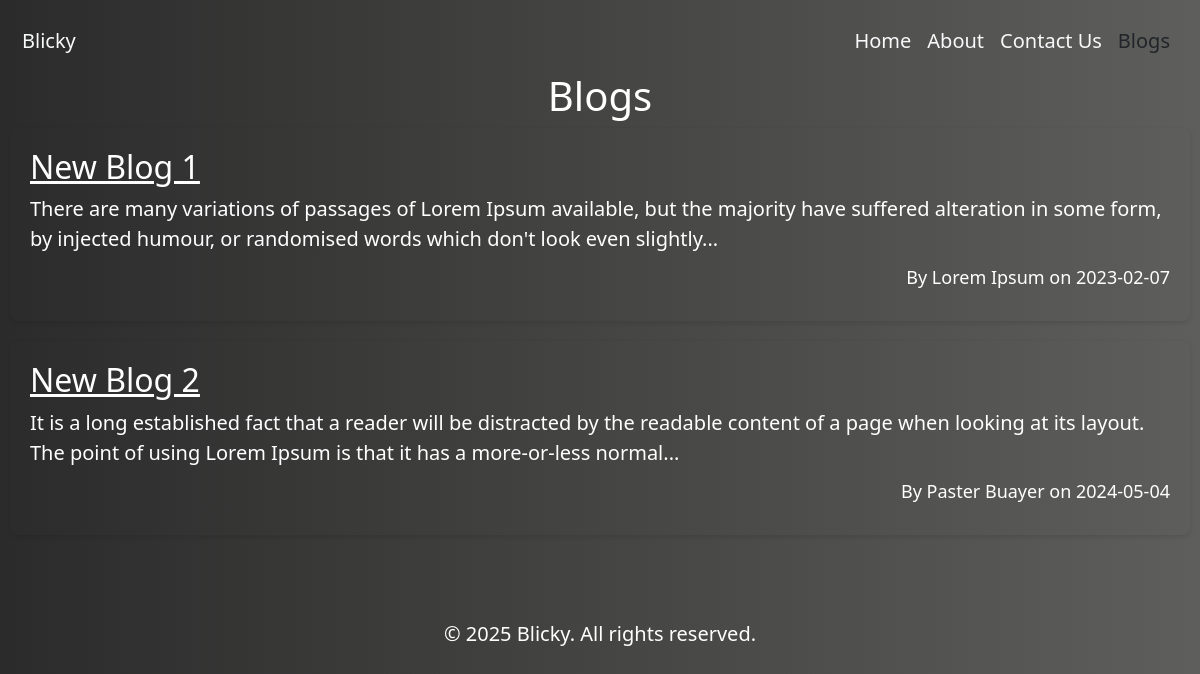
The app's page /blogs, older data.
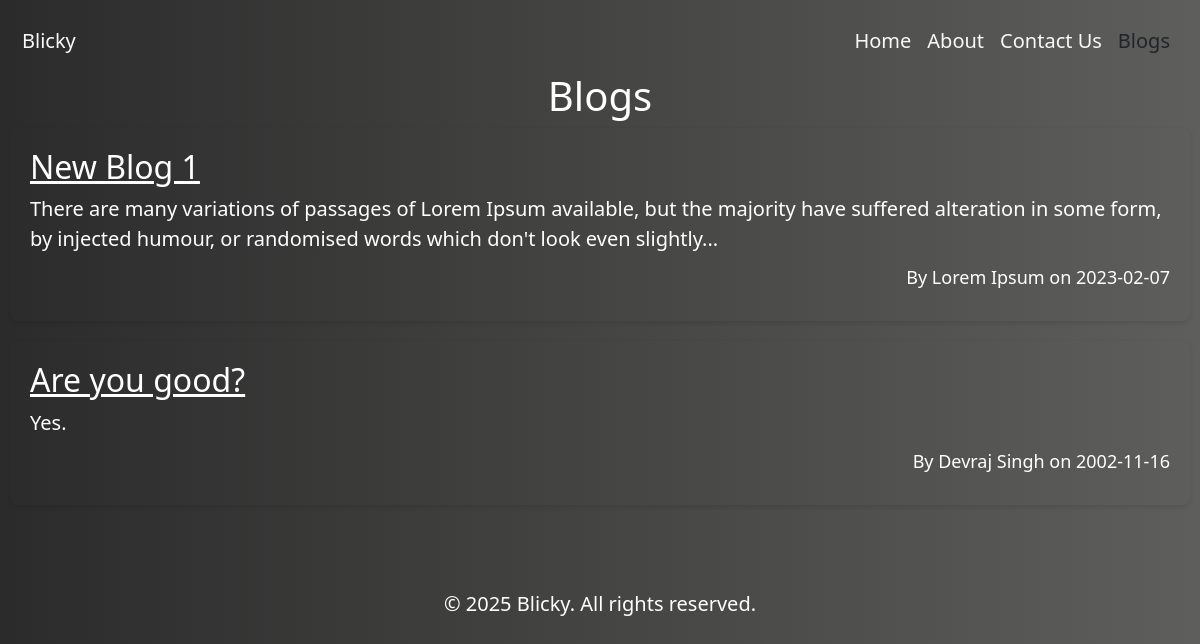
The same page, newer data.
### tables this page shows
CREATE TABLE posts (
    post_id INTEGER PRIMARY KEY AUTOINCREMENT,
    title TEXT NOT NULL,
    content TEXT NOT NULL,
    author TEXT NOT NULL,
    date TEXT NOT NULL
);

### app.py (the view)
@app.route('/blogs')
def blogs():
    conn = get_db_connection()
    posts = conn.execute('SELECT post_id, title, content, author, date FROM posts').fetchall()
    conn.close()
    return render_template('blogs.html', posts=posts)

### app.py (called while the page is built)
def get_db_connection():
    conn = sqlite3.connect('blog.db')
    conn.row_factory = sqlite3.Row
    return conn

### templates/blogs.html (shortened to what this page needs)
<html lang="en">
    <head>
        <link rel="stylesheet" href="https://cdn.jsdelivr.net/npm/bootstrap@5.0.2/dist/css/bootstrap.min.css">
        <link rel="stylesheet" href="{{ url_for('static', filename='style.css') }}">
    </head>
<body>
    <nav class="navbar navbar-expand-lg">
        <div class="container-fluid">
            <a class="navbar-brand text-light" href="#">Blicky</a>
            <div class="collapse navbar-collapse" id="navbarNav">
                <ul class="navbar-nav ms-auto">
                    <li class="nav-item">
                        <a class="nav-link text-light" href="{{ url_for('homepage') }}">Home</a>
                    </li>
                    <li class="nav-item">
                        <a class="nav-link text-light" href="{{ url_for('about') }}">About</a>
                    </li>
                    <li class="nav-item">
                        <a class="nav-link text-light" href="{{ url_for('contact') }}">Contact Us</a>
                    </li>
                    <li class="nav-item active">
                        <a class="nav-link text-dark" href="{{ url_for('blogs') }}">Blogs</a>
                    </li>
                </ul>
            </div>
        </div>
    </nav>
    <h1>Blogs</h1>
    <div class="blog-container">
        {% for post in posts %}
        <div class="blog-post">
            <h2><a href="{{ url_for('blog_post', post_id=post['post_id']) }}">{{ post['title'] }}</a></h2>
            <p>{{ post['content'] | truncate(200) }}</p>
            <p class="author-date">By {{ post['author'] }} on {{ post['date'] }}</p>
        </div>
        {% endfor %}
    </div>
    <footer class="py-3 mt-5">
        <div class="container text-center">
            <p>&copy; 2025 Blicky. All rights reserved.</p>
        </div>
    </footer>
</body>
</html>

### static/style.css (style rules this page uses)
body { background-image:linear-gradient(to right,#2b2b2b,#5e5e5c) ; color: #fff; padding: 10px; text-align: center; font-size: 20px; border-radius: 10px; transition: background-color 0.3s ease-out; }
.container { width: 80%; margin: 0 auto; padding: 20px; }
h1 { text-align: center; }
.blog-container { display: flex; flex-direction: column; gap: 20px; }
.blog-post { border-radius: 8px; text-align: left; padding: 20px; box-shadow: 0 2px 5px rgba(0,0,0,0.1); transition: transform 0.3s ease; }
.blog-post h2 { margin-top: 0; color: #ffffff; text-decoration: underline; }
.blog-post h2 a { text-decoration: none; color: inherit; }
.blog-post p { margin-bottom: 10px; }
.author-date { font-size: 0.9em; color: #ffffff; text-align: right; }

Row changes from the older to the newer data that the page shows:
removed posts: title "New Blog 2", content "It is a long established fact that a reader will be distracted by the readable content of a page when looking at its layout. The point of using Lorem Ipsum is that it has a more-or-less normal...", author "Paster Buayer", date "2024-05-04"
added posts: title "Are you good?", content "Yes.", author "Devraj Singh", date "2002-11-16"
